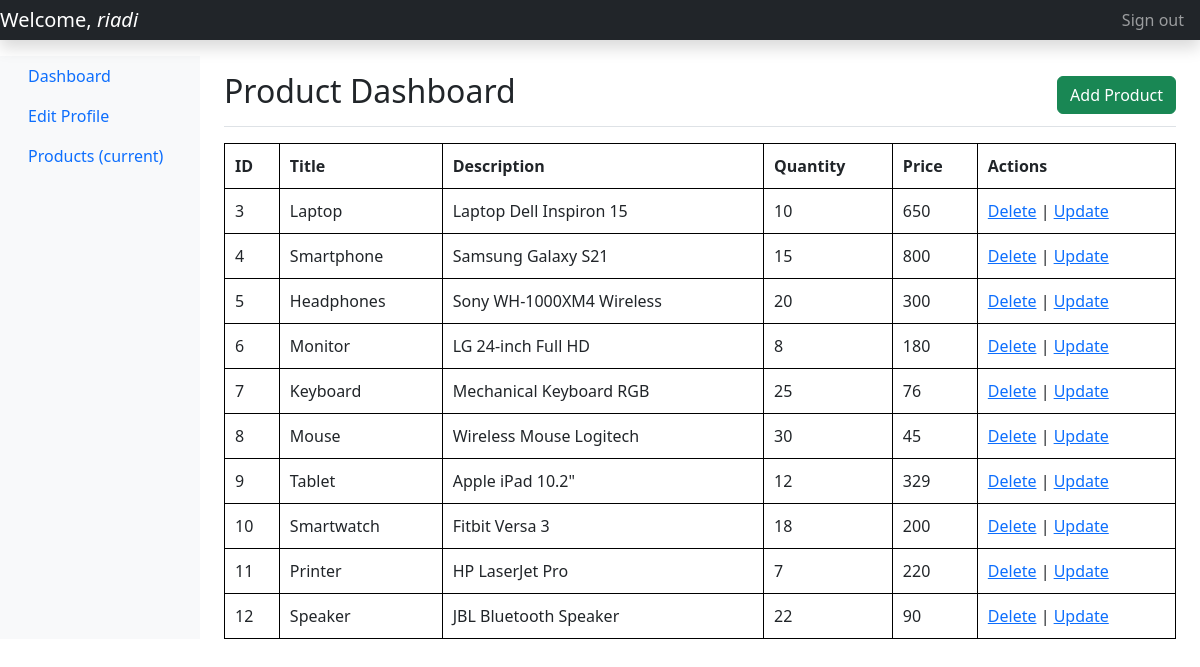
Page /product_dashboard.php (signed in) on the committed database.
### tables this page shows
CREATE TABLE `products` (
  `id` int(11) NOT NULL,
  `title` varchar(225) NOT NULL,
  `description` text NOT NULL,
  `quantity` int(25) NOT NULL,
  `price` int(25) NOT NULL
);

### product_dashboard.php (the view, shortened to what this page needs)
<?php
  include_once('include/config.php');
  $sql = "SELECT * FROM products";
  $selectProducts = $conn->prepare($sql);
  $selectProducts->execute();
  $products = $selectProducts->fetchAll();
?>
<?php include("include/header.php"); ?>
<nav class="navbar navbar-dark fixed-top bg-dark flex-md-nowrap p-0 shadow">
  <a class="navbar-brand col-sm-3 col-md-2 mr-0" href="#">Welcome, <i> <?php echo htmlspecialchars($_SESSION['username']); ?> </i></a>
  <ul class="navbar-nav px-3">
    <li class="nav-item text-nowrap">
      <a class="nav-link" href="logic/logout.php">Sign out</a>
    </li>
  </ul>
</nav>
<div class="container-fluid">
  <div class="row">
    <nav class="col-md-2 d-none d-md-block bg-light sidebar">
      <div class="sidebar-sticky">
        <ul class="nav flex-column">
          <li class="nav-item">
            <a class="nav-link" href="dashboard.php">
              Dashboard
            </a>
          </li>
          <li class="nav-item">
            <a class="nav-link" href="profile.php?id=<?= htmlspecialchars($_SESSION['user_id']) ?>">
              Edit Profile
            </a>
          </li>
          <li class="nav-item">
            <a class="nav-link active" href="product_dashboard.php">
              Products <span class="sr-only">(current)</span>
            </a>
          </li>
        </ul>
      </div>
    </nav>
    <main role="main" class="col-md-9 ml-sm-auto col-lg-10 px-4">
      <div class="d-flex justify-content-between flex-wrap flex-md-nowrap align-items-center pt-3 pb-2 mb-3 border-bottom">
        <h1 class="h2">Product Dashboard</h1>
        <a href="addProduct.php" class="btn btn-success">Add Product</a>
      </div>
      <div>
        <table>
          <thead>
            <tr>
              <th>ID</th>
              <th>Title</th>
              <th>Description</th>
              <th>Quantity</th>
              <th>Price</th>
              <th>Actions</th>
            </tr>
          </thead>
          <tbody>
            <?php foreach ($products as $product): ?>
            <tr>
              <td><?= htmlspecialchars($product['id']) ?></td>
              <td><?= htmlspecialchars($product['title']) ?></td>
              <td><?= htmlspecialchars($product['description']) ?></td>
              <td><?= htmlspecialchars($product['quantity']) ?></td>
              <td><?= htmlspecialchars($product['price']) ?></td>
              <td>
                <a href='logic/delete_product.php?id=<?= $product['id'] ?>' onclick="return confirm('Are you sure?')">Delete</a> |
                <a href='edit_product_form.php?id=<?= $product['id'] ?>'>Update</a>
              </td>
            </tr>
            <?php endforeach; ?>
          </tbody>
        </table>
      </div>
    </main>
  </div>
</div>
<?php include("include/footer.php"); ?>

### product_dashboard.php (style rules this page uses)
body { padding-top: 56px; }
table { border: 1px solid black; border-collapse: collapse; width: 100%; }
th, td { border: 1px solid black; padding: 10px; text-align: left; }

### rows in the picture
products: id "3", title "Laptop", description "Laptop Dell Inspiron 15", quantity "10", price "650"
products: id "4", title "Smartphone", description "Samsung Galaxy S21", quantity "15", price "800"
products: id "5", title "Headphones", description "Sony WH-1000XM4 Wireless", quantity "20", price "300"
products: id "6", title "Monitor", description "LG 24-inch Full HD", quantity "8", price "180"
products: id "7", title "Keyboard", description "Mechanical Keyboard RGB", quantity "25", price "76"
products: id "8", title "Mouse", description "Wireless Mouse Logitech", quantity "30", price "45"
products: id "9", title "Tablet", description "Apple iPad 10.2\"", quantity "12", price "329"
products: id "10", title "Smartwatch", description "Fitbit Versa 3", quantity "18", price "200"
products: id "11", title "Printer", description "HP LaserJet Pro", quantity "7", price "220"
products: id "12", title "Speaker", description "JBL Bluetooth Speaker", quantity "22", price "90"

### other values in the picture
$_SESSION['username'] "riadi"
